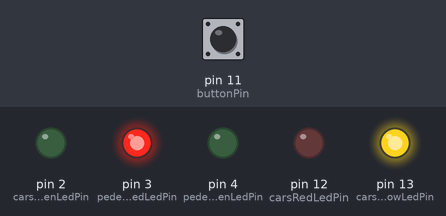
Simulated run of this sketch. Board: Arduino Uno, built with avr-gcc and run on an emulated ATmega328P. On the bench: output pins drawn as LEDs (lit = HIGH). The inputs (shaded band) are chosen by the test bench; at power-on: pin 11 (buttonPin) LOW.

Above: at 11.8 s.
11.9 s: pin 11 (buttonPin) pulled HIGH for 0.15 s
At 12.9 s:
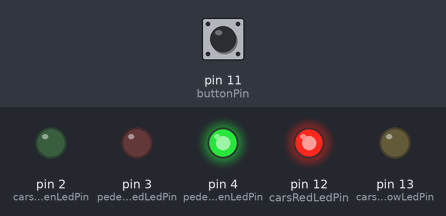
At 27.1 s:
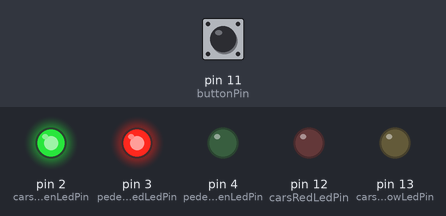
Timing chart, 0 to 39.4 s (numbered marks = the images above; inputs shaded):
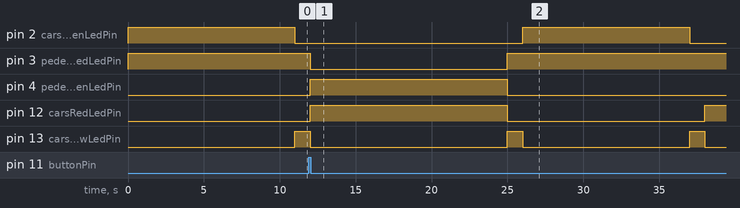

Measured:
- after the input at 11.9 s, pin 3 (pedestrianRedLedPin): HIGH → LOW after 0.10 s, → HIGH 13.0 s later; pin 4 (pedestrianGreenLedPin): LOW → HIGH after 0.10 s, → LOW 13.0 s later

The sketch:

lab4.ino
```cpp
// Simple sketch for traffic lights with pedestrian cross by button press

// constants for cars led pins
const byte carsRedLedPin = 12;
const byte carsYellowLedPin = 13;
const byte carsGreenLedPin = 2;

// constants for pedestrian led pins
const byte pedestrianRedLedPin = 3;
const byte pedestrianGreenLedPin = 4;

const byte buttonPin = 11; // const for button pin
const byte variant = 11; // my variant number

bool buttonState = false; // variable to read button state
bool enablePedestrian;  // flag variable for pedestrian loop
unsigned int buttonTime; // variable to check how much time pass since waiting for pressing the button
int buttonWaitTime = 1000; // how much time we should wait for pressing the button and it's yellow led work duration time

void setup() {
  // setting leds pins pinMode to output
  pinMode(carsGreenLedPin, OUTPUT);
  pinMode(carsYellowLedPin, OUTPUT);
  pinMode(carsRedLedPin, OUTPUT);
  pinMode(pedestrianGreenLedPin, OUTPUT);
  pinMode(pedestrianRedLedPin, OUTPUT);
  pinMode(buttonPin, INPUT); // setting button pin pinMode to input

  digitalWrite(pedestrianRedLedPin, HIGH); // enabling pedestrian red led cause it should be enabled due to normal loop
}

void loop() {
  //enabling green cars led for (variant) seconds
  digitalWrite(carsGreenLedPin, HIGH);
  delay(variant * 1000);
  digitalWrite(carsGreenLedPin, LOW);

  digitalWrite(carsYellowLedPin, HIGH); // enabling yellow led
  buttonTime = millis(); // remember arduino time before waiting button press loop
  while(millis() < buttonTime + buttonWaitTime) {
    // the loop will be broken after (buttonWaitTime) since its began or manually after button press
    buttonState = digitalRead(buttonPin); // reading button state
    if(buttonState == HIGH) enablePedestrian = true;
  }
  digitalWrite(carsYellowLedPin, LOW); // ssetting yellow led off

  // checking if pedestrian lights must be used
  if(enablePedestrian) {
    // enabling red cars led, disabling pedestrian red, and anebling pedestrian green for (variant + 2) seconds
    digitalWrite(carsRedLedPin, HIGH);
    digitalWrite(pedestrianRedLedPin, LOW);
    digitalWrite(pedestrianGreenLedPin, HIGH);
    delay((variant + 2 ) * 1000);

    digitalWrite(pedestrianGreenLedPin, LOW); // disabling pedestrian green
    digitalWrite(pedestrianRedLedPin, HIGH); // enabling pedestrian red
    digitalWrite(carsRedLedPin, LOW); // disabling cars red
    enablePedestrian = false; // disabling pedestrian flag
  } else {
    // anabling cars red led for (variant) seconds
    digitalWrite(carsRedLedPin, HIGH);
    delay(variant * 1000);
    digitalWrite(carsRedLedPin, LOW); // disabling cars red led
  }

  // anabling cars yellow led for 1 seconds
  digitalWrite(carsYellowLedPin, HIGH);
  delay(1000);
  digitalWrite(carsYellowLedPin, LOW); // disabling cars yellow led
}
```
